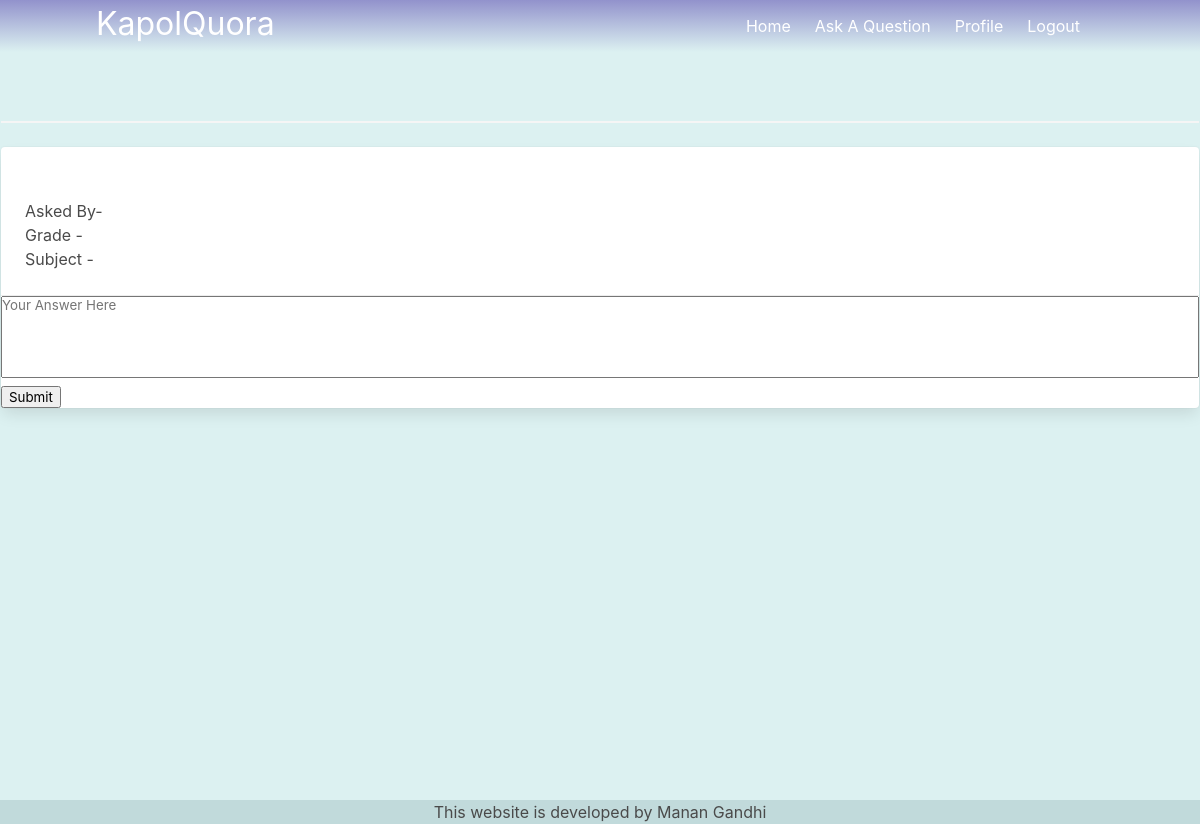
/question/1 (signed in), run on an earlier commit of the app's database.
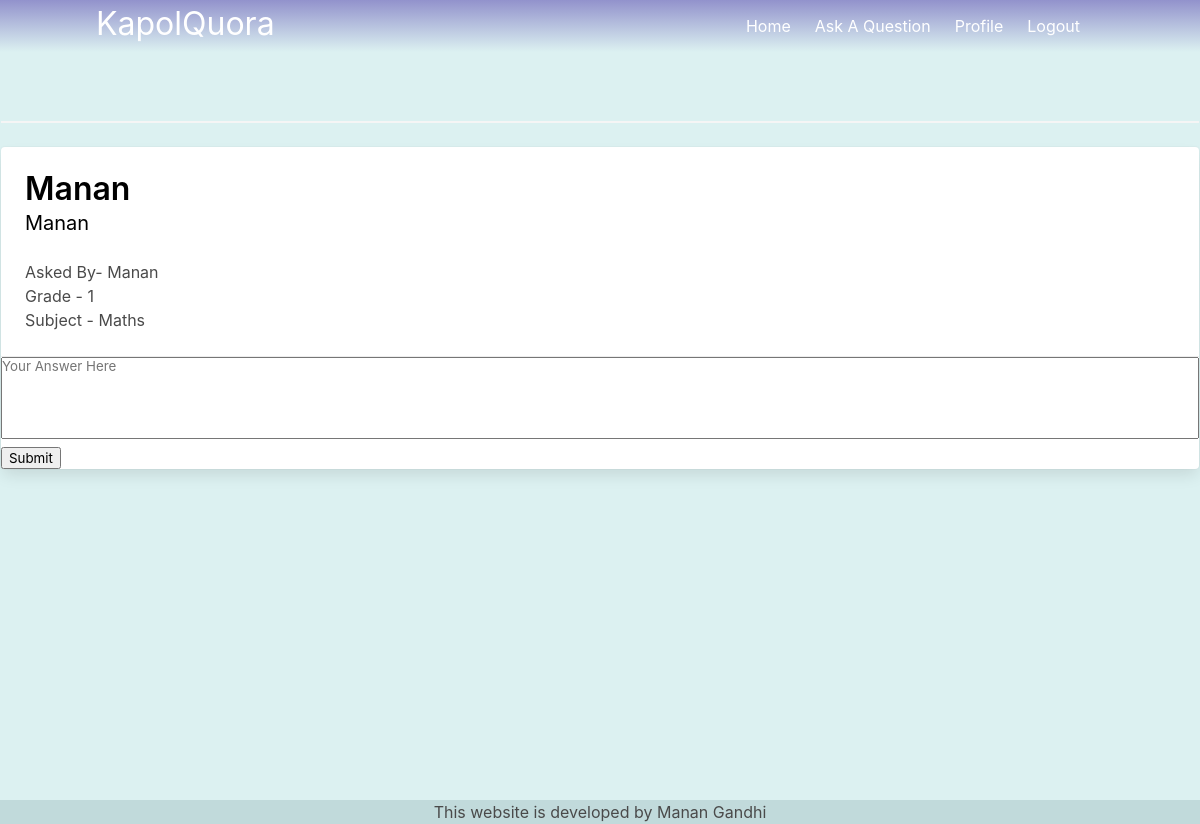
And on a later commit of the database.
### models.py (models this page shows)
class Questions(db.Model):
    sno=db.Column(db.Integer, primary_key=True)
    question=db.Column(db.String(1000))
    description=db.Column(db.String(100000))
    author=db.Column(db.String(1000))
    std=db.Column(db.Integer())
    answer=db.Column(db.String(100000))
    subject=db.Column(db.String(100))

### main.py (the view)
@main.route('/question/<int:id>')
@login_required
def question_show(id):
    data=Questions.query.filter(Questions.sno==id).first()
    print(data )
    return render_template("question_path.html", data=data)

### initial.py (called while the page is built)
def create_app():
    app = Flask(__name__)
    app.config['FLASK_ADMIN_SWATCH'] = 'cerulean'
    app.config['SECRET_KEY'] = 'This-is-my-Secret'
    app.config['SQLALCHEMY_DATABASE_URI'] = 'sqlite:///db.sqlite'
    db.init_app(app)
    login_manager = LoginManager()
    login_manager.login_view = 'auth.login'
    login_manager.init_app(app)
    def page_not_found(e):
        return render_template('404.html'),404
    app.register_error_handler(404, page_not_found)
    from models import User
    @login_manager.user_loader
    def load_user(user_id):
        return User.query.get(int(user_id))
    from auth import auth as auth_blueprint
    app.register_blueprint(auth_blueprint)
    from main import main as main_blueprint
    app.register_blueprint(main_blueprint)
    return app

### templates/question_path.html (shortened to what this page needs)
{% extends 'base.html' %}
{% block content %}
<br><br><hr>
<div class="card">
    <div class="card-content">
      <div style="margin:auto;align-content: center;">
        <p class="title" style="color:black;">
          {{data.question}}
        </p>
        <p class="subtitle" style="color:black">
          {{data.description}}
        </p>
      </div><br>
      <p>Asked By- {{data.author}}</p>
      <p>Grade - {{data.std}}</p>
      <p>Subject - {{data.subject}}</p>
    </div>
    {% if not data.answer %}
    <footer class="card-footer" style="width: 100%;">
      <form action="/answer" method="POST" style="width: 100%;">
        <textarea id="code" name="answer" style="max-width: 100%; width:1000%; resize:none" placeholder="Your Answer Here" rows="5" ></textarea>
        <input type="submit">
      </form>
    </footer>
    {% endif %}
  </div>
{% endblock %}

What changed in the data, as far as the page shows it:
added Questions: question "Manan", description "Manan", author "Manan", std "1", subject "Maths"
